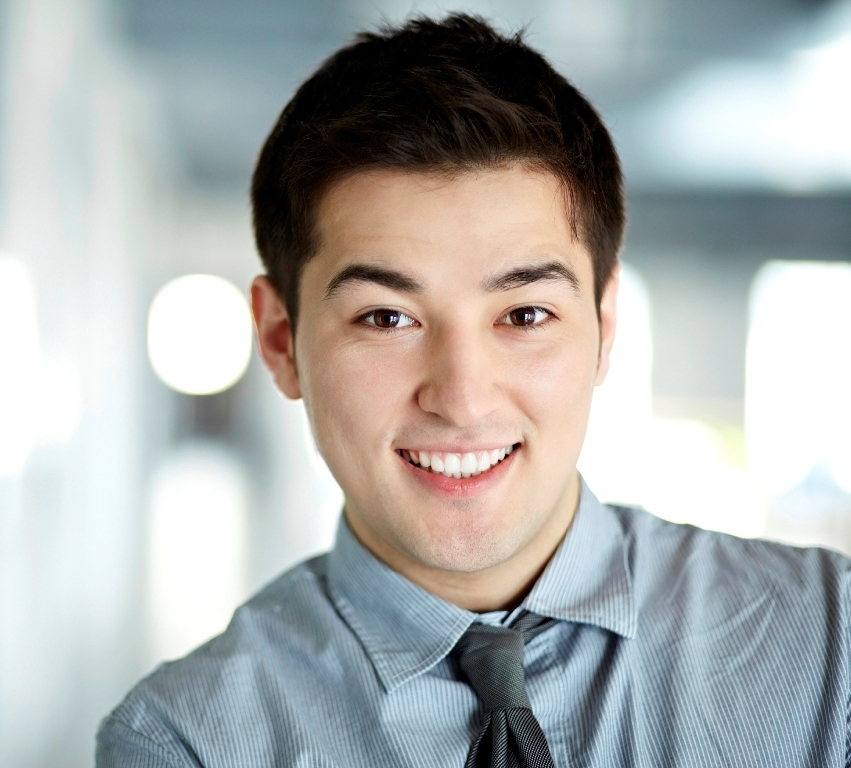
#> input picture tests/stuff/happy.jpg, 851 x 768 px
$ python -i detector.py   (imports and definitions only)
#> lines starting #> are read from the running program, lines starting #| are printed output that depends on the picture; after the words box and inside, x2 and y2 are one past the last pixel; in counts of white or black regions, pixels touching at a corner belong together
import cv2

from mood_detection.variables import HAARCASCADE_FACE, HAARCASCADE_SMILE


class MoodDetector:
    def __init__(self, face):
#> called with face = '../tests/stuff/happy.jpg'
        self.face_cascade = cv2.CascadeClassifier(HAARCASCADE_FACE)
        self.smile_cascade = cv2.CascadeClassifier(HAARCASCADE_SMILE)
        self.face = face
        self.image = cv2.imread(face)
#> self.image is the input picture: shape (768, 851, 3); mean B, G, R 174, 175.5, 172.6
        self.gray = cv2.cvtColor(self.image, cv2.COLOR_BGR2GRAY)
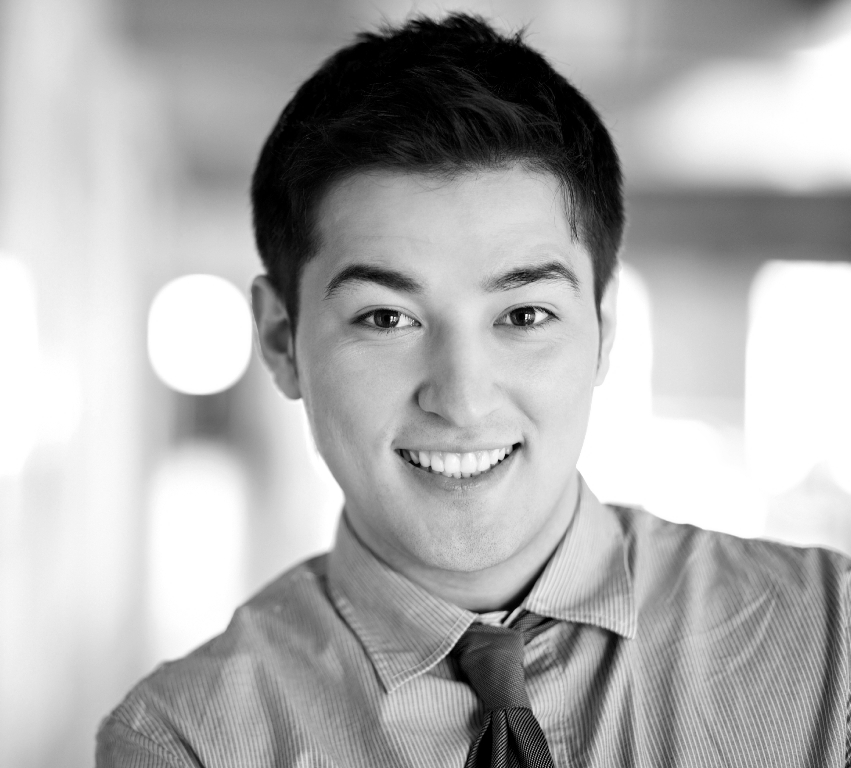
#> self.gray: shape (768, 851); min 0, max 255, mean 174.5

    def detect(self):

        faces = self.face_cascade.detectMultiScale(self.gray)
#> faces = [[270, 171, 376, 376]]

        for (x, y, w, h) in faces:
            cv2.rectangle(self.image, (x, y), (x + w, y + h), (0, 0, 255), 2)
            roi_gray = self.gray[y:y + h, x:x + w]
            smile = self.smile_cascade.detectMultiScale(roi_gray)

            if len(smile) > 0:
                return 'Happy!'
#> this loop made 1 pass
#> (x, y, w, h, smile) on pass 1: (270, 171, 376, 376, [[33, 26, 317, 317]])
#> pass 1, in detect, `roi_gray = self.gray[y:y + h, x:x + w]`:
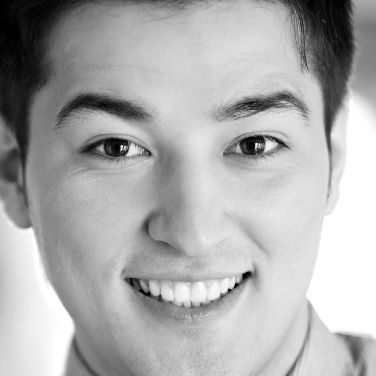
#> roi_gray: shape (376, 376); min 0, max 255, mean 173.3
#> after the loop:
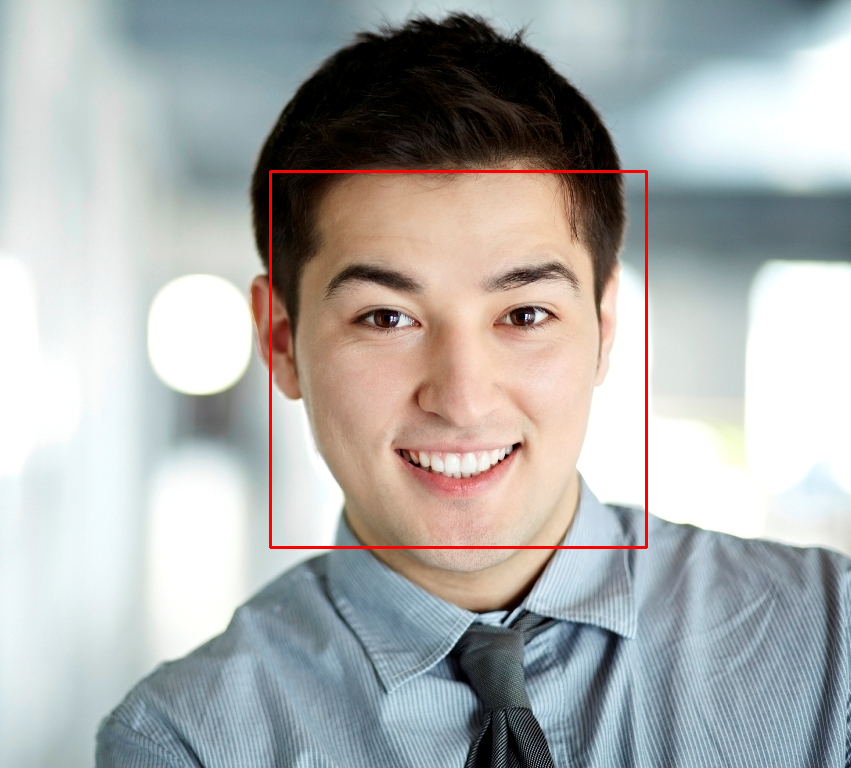
#> self.image: shape (768, 851, 3); 0.69% of pixels changed, all inside (x1, y1, x2, y2) = (269, 170, 648, 549)

            # TODO:  implement other moods

>>> result = MoodDetector('../tests/stuff/happy.jpg').detect()

$ run again, on tests/stuff/sad.jpg
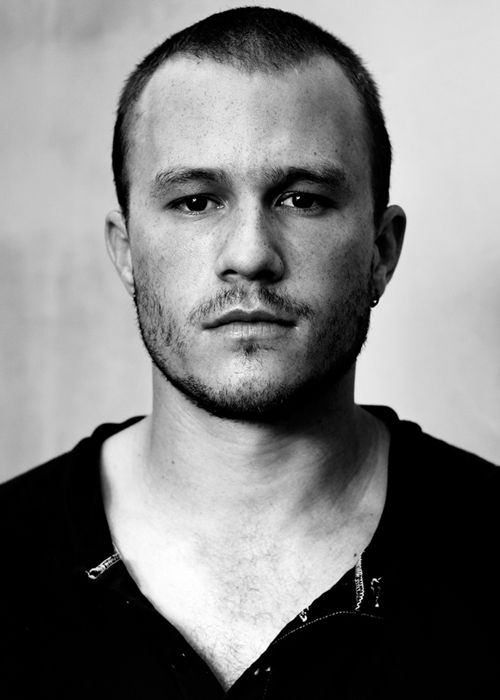
#> input picture tests/stuff/sad.jpg, 500 x 700 px
#> in __init__, self.image is the input picture: shape (700, 500, 3); min 0, max 255, mean 127.4
#> faces = [[99, 80, 306, 306]]
#> the loop in detect, `for (x, y, w, h) in faces:` made 1 pass
#> (x, y, w, h, smile) on pass 1: (99, 80, 306, 306, [[23, 22, 253, 253]])
#> pass 1, in detect, `roi_gray = self.gray[y:y + h, x:x + w]`:
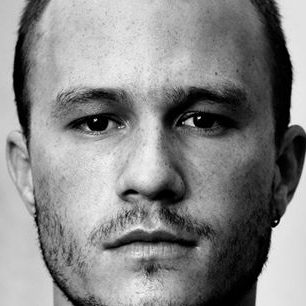
#> roi_gray: shape (306, 306); min 0, max 249, mean 135
#> after the loop in detect, `for (x, y, w, h) in faces:`:
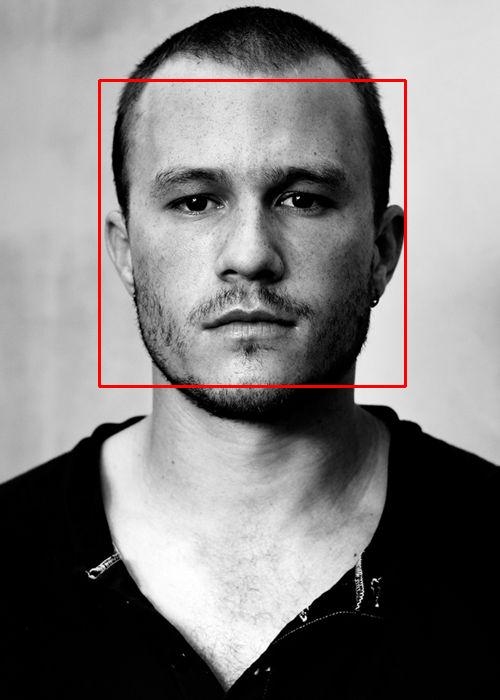
#> self.image: shape (700, 500, 3); 1.05% of pixels changed, all inside (x1, y1, x2, y2) = (98, 79, 407, 388)
